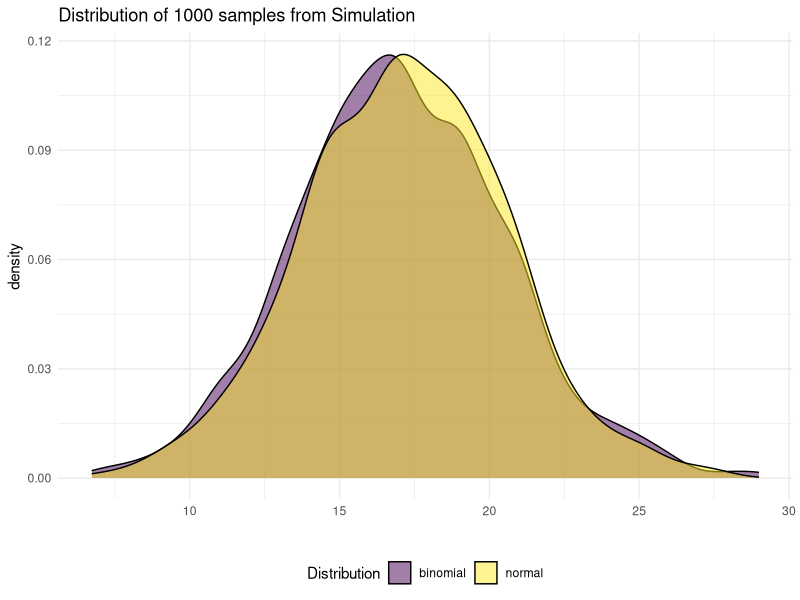
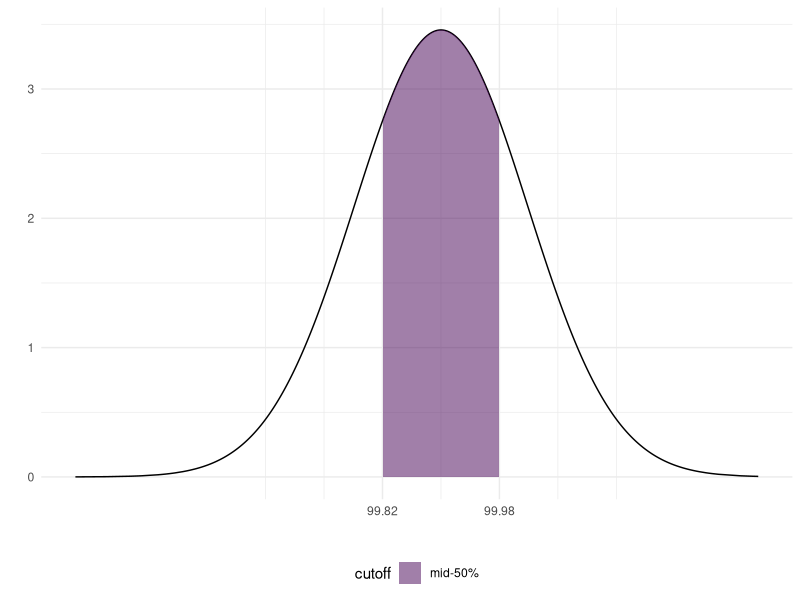

Write R code to recreate these figures, in order.
## ---- chunk 1
knitr::opts_chunk$set(echo = TRUE)
options(digits = 4)
## ---- chunk 2
library(tidyverse)
tibble(
    normal = rnorm(1000,17.25,sqrt(50*.345*(1-.345))),
    binomial = rbinom(1000,50,.345)
  ) %>% 
  pivot_longer(
    normal:binomial,
    names_to = 'dis',
    values_to = "sample"
  ) %>% 
  ggplot(aes(x=sample,fill = dis))+
  geom_density(alpha = 0.5)+
  theme_minimal()+
  viridis::scale_fill_viridis(name = "Distribution",
                              discrete = T)+
  labs(
    title = "Distribution of 1000 samples from Simulation",
    x = ""
  )+
  theme(legend.position = "bottom")
## ---- chunk 3
plt_df = tibble(
  value = rnorm(10000,99.9,.73/sqrt(40))
) %>% 
  mutate(cutoff = case_when(
    value < qnorm(.25,99.9,.73/sqrt(40)) ~ "outside mid-50%",
    value > qnorm(.75,99.9,.73/sqrt(40)) ~ "outside mid-50%",
    value != "outside mid-50%" ~ "mid-50%"
  ),
  y = dnorm(value,99.9,.73/sqrt(40))
  )
ggplot(data = plt_df,
       aes(x=value,y=y)
       )+
  theme_minimal()+
  geom_line()+
  geom_area(data = filter(plt_df,cutoff == "mid-50%",
                          between(value,
                                  qnorm(.25,99.9,.73/sqrt(40)),
                                  qnorm(.75,99.9,.73/sqrt(40)))), 
            aes(x = value, y = y,fill = cutoff), alpha = .5
            )+
  scale_x_continuous(
    breaks = c(qnorm(.25,99.9,.73/sqrt(40)),qnorm(.75,99.9,.73/sqrt(40))),
  )+
  labs(x = "", y = "")+
  viridis::scale_fill_viridis(discrete = T)+
  theme(legend.position = "bottom")
